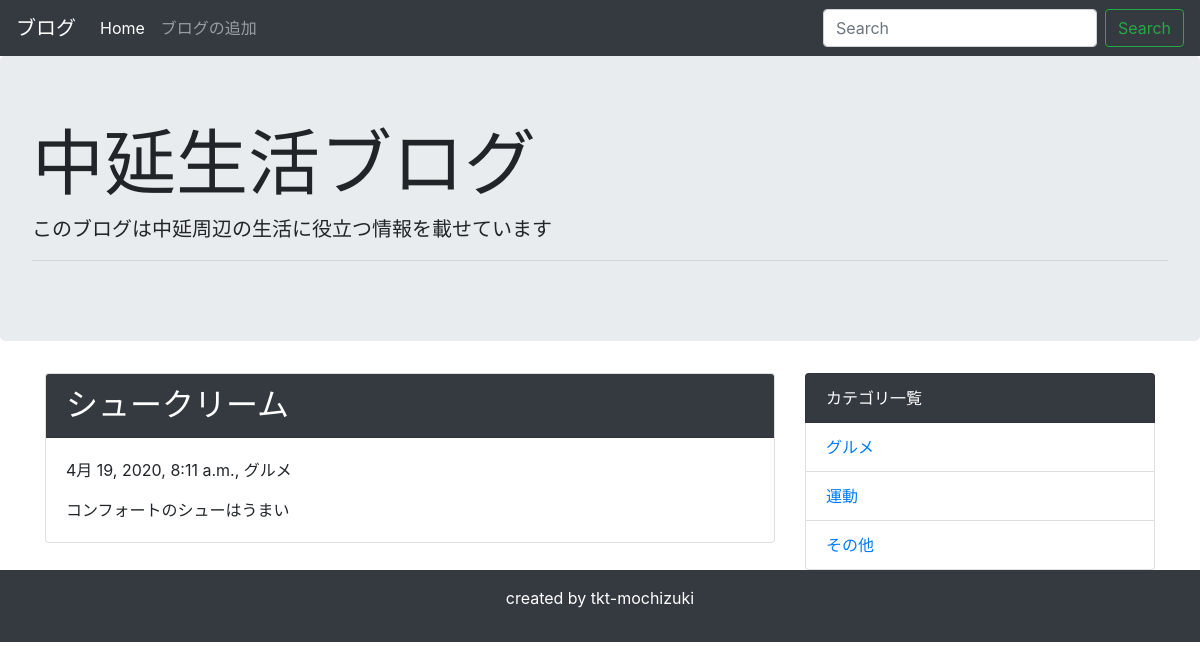
The page /detail/2/ on the database as committed earlier.
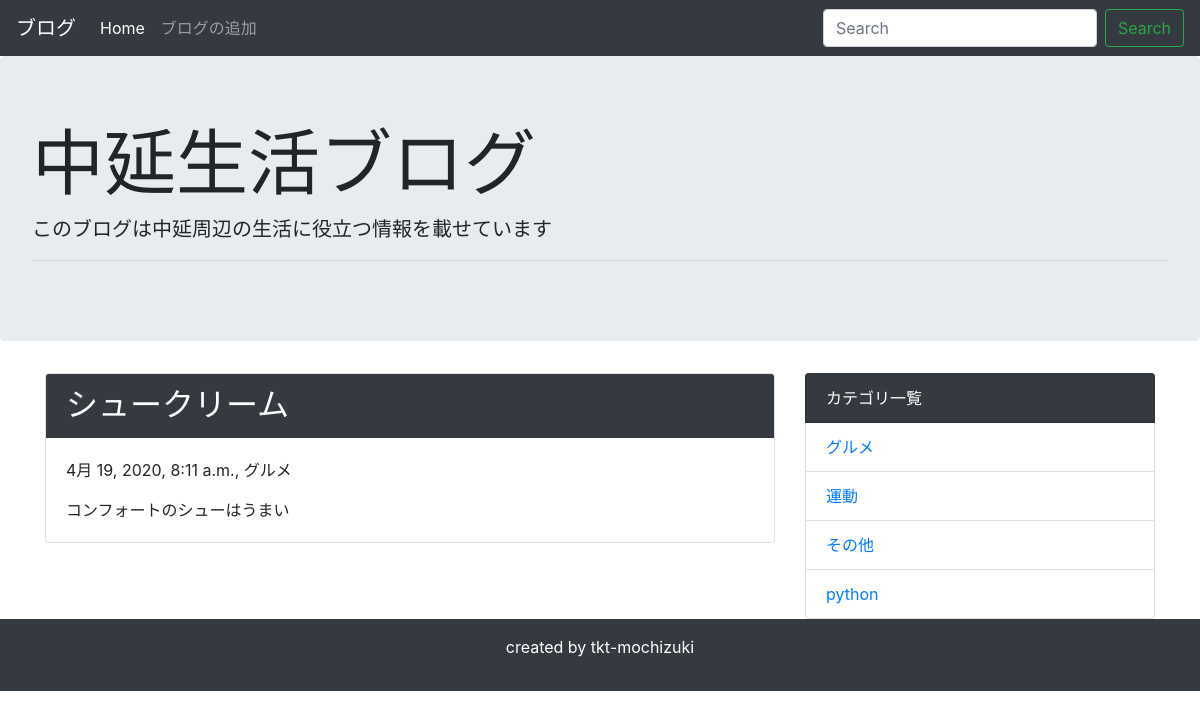
The same page on the database as committed later.
### blog/models.py (models this page shows)
class Category(models.Model):
    name = models.CharField('カテゴリー名', max_length=200)
    created_at = models.DateTimeField('作成日',default=timezone.now)
    def __str__(self):
        return self.name

### blog/views.py (the view)
# urls.py: path('detail/<int:pk>/', views.DetailView.as_view(), name='detail'),
class DetailView(generic.DetailView):
    template_name = 'blog/post_detail.html'
    model = Post

### blog/context_processors.py (called while the page is built)
def common(request):
    context = {
        'category_list':Category.objects.all(),
    }
    return context

### blog/templates/blog/post_detail.html
{% extends 'blog/base.html' %}
{% block content %}
<div class="card mb-3">
    <h2 class="card-header bg-dark text-white">{{ post.title }}</h2>
    <div class="card-body">
      <p>{{ post.created_at }}, {{ post.category }}</p>
      {{ post.text | linebreaksbr | urlize }}
    </div>
</div>
{% endblock %}

### blog/templates/blog/base.html (shortened to what this page needs)
<!doctype html>
<html lang="ja">
  <head>
    <link rel="stylesheet" href="https://stackpath.bootstrapcdn.com/bootstrap/4.4.1/css/bootstrap.min.css">
  </head>
  <body>
    <nav class="navbar navbar-expand-lg navbar-dark bg-dark">
      <a class="navbar-brand" href="#">ブログ</a>
      <div class="collapse navbar-collapse" id="navbarSupportedContent">
        <ul class="navbar-nav mr-auto">
          <li class="nav-item active">
            <a class="nav-link" href="{% url 'blog:index' %}">Home</a>
          </li>
          <li class="nav-item">
            <a class="nav-link" href="{% url 'blog:add' %}">ブログの追加</a>
          </li>
        </ul>
        <form class="form-inline my-2 my-lg-0" method="GET" action="{% url 'blog:index' %}">
          <input class="form-control mr-sm-2" type="text" placeholder="Search" aria-label="Search" name="keyword">
          <button class="btn btn-outline-success my-2 my-sm-0" type="submit">Search</button>
        </form>
      </div>
    </nav>
    <div class="jumbotron">
      <h1 class="display-3">中延生活ブログ</h1>
      <p class="lead">このブログは中延周辺の生活に役立つ情報を載せています</p>
      <hr class="my-2">
    </div>
    <div class="container">
      <div class="row">
          <div class="col-md-8">
              {% block content %}
              {% endblock %}
          </div>
          <div class="col-md-4">
              <ul class="list-group">
                  <li class="list-group-item bg-dark text-white">カテゴリ一覧</li>
                  {% for category in category_list %}
                  <li class="list-group-item"><a href="{% url 'blog:category' category.pk %}">{{ category }}</a></li>
                  {% endfor %}
              </ul>
          </div>
      </div>
    </div>
    <footer class="bg-dark text-white text-center py-3">
        <p>created by tkt-mochizuki</p>
    </footer>
  </body>
</html>

Rows that differ between the two databases and show on the page:
added Category: name "python"
